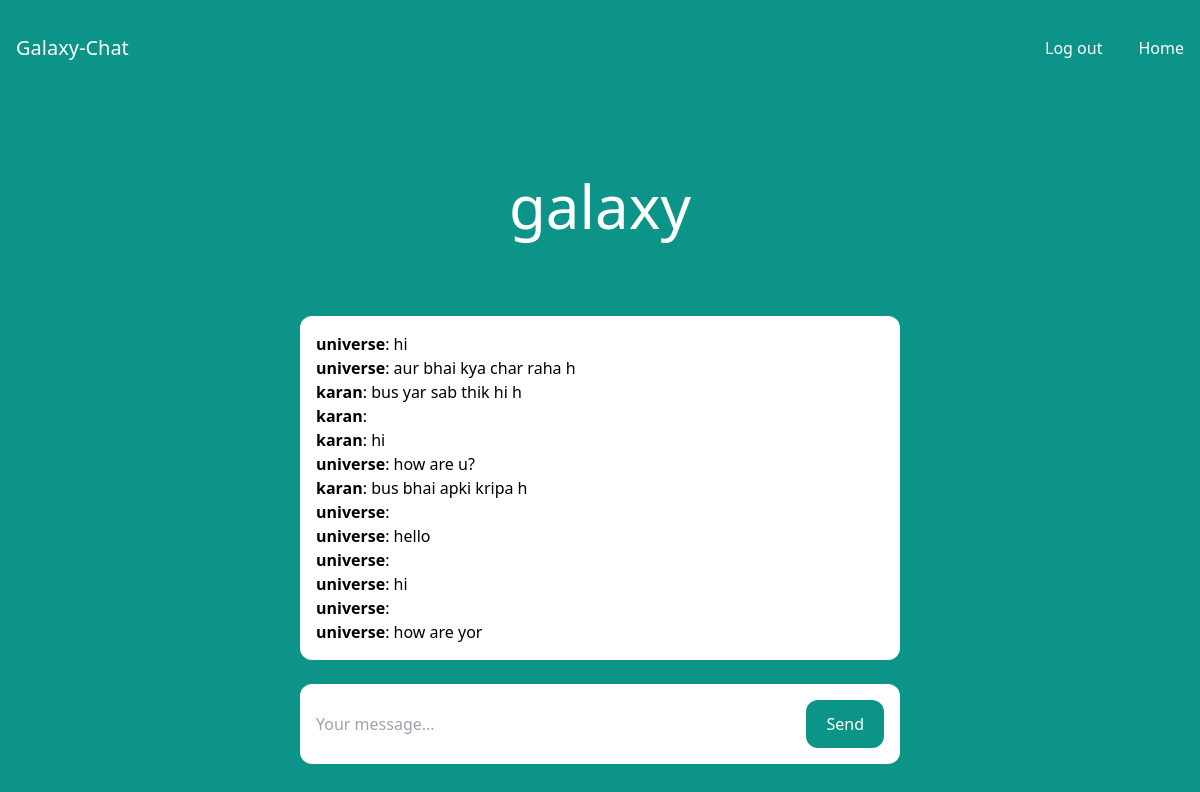
The page /rooms/1/ (signed in) on the database its author committed.
### room/models.py (models this page shows, shortened)
class Room(models.Model):
    name = models.CharField(max_length=255)
    slug = models.SlugField(unique=True)

class Message(models.Model):
    room = models.ForeignKey(Room, related_name='messages', on_delete=models.CASCADE)
    user = models.ForeignKey(User, related_name='messages', on_delete=models.CASCADE)
    content = models.TextField()
    date_added = models.DateTimeField(auto_now_add=True)
    class Meta:
        ordering = ('date_added',)

### room/views.py (the view)
# urls.py: path('rooms/', include('room.urls')),
@login_required
def room(request, slug):
    room = Room.objects.get(slug=slug)
    messages = Message.objects.filter(room=room)[0:25]
    return render(request, 'room/room.html', {'room': room, 'messages': messages})

### room/templates/room/room.html (shortened to what this page needs)
{% extends 'core/base2.html' %}
{% load static %}
{% block content %}
<div class="p-10 lg:p-20 text-center">
    <h1 class="text-3xl lg:text-6xl text-white">{{ room.name }}</h1>
</div>
<div class="lg:w-2/4 mx-4 lg:mx-auto p-4 bg-white rounded-xl">
    <div class="chat-messages space-y-3" id="chat-messages">
        {% for m in messages %}<b>{{ m.user.username }}</b>: {{ m.content }}<br>{% endfor %}
    </div>
</div>
<div class="lg:w-2/4 mt-6 mx-4 lg:mx-auto p-4 bg-white rounded-xl">
    <form method="post" action="." class="flex">
        <input type="text" name="content" class="flex-1 mr-3" placeholder="Your message..." id="chat-message-input">
        <button
            class="px-5 py-3 rounded-xl text-white bg-teal-600 hover:bg-teal-700"
            id="chat-message-submit"
        >Send</button>
    </form>
</div>
{% endblock %}

### core/templates/core/base2.html (shortened to what this page needs)
{% load static %}
<!DOCTYPE html>
<html>
    <head>
        <script src="https://cdn.tailwindcss.com"></script>
    </head>
    <body class="bg-teal-600">
        <nav class="flex items-center justify-between px-4 py-6 bg-black-200">
            <div>
                <a href="/" class="text-xl text-white">Galaxy-Chat</a>
            </div>
            <div class="flex items-center space-x-4">
                {% if request.user.is_authenticated %}
                    <a href="/logout/" class="px-5 py-3 rounded-xl text-white bg-black-600 hover:bg-red-700">Log out</a>
                    <a href="/home" class="text-white hover:text-gray-200 ">Home</a>
                {% else %}
                    <a href="/login/" class="text-white hover:text-gray-200">Log in</a>
                    <a href="/signup/" class="px-5 py-3 rounded-xl text-white bg-teal-600 hover:bg-teal-700">Sign up</a>
                {% endif %}
            </div>
        </nav>
        {% block content %}
        {% endblock %}
    </body>
</html>

### rows shown on the page
Room: name "galaxy"
Message: user.username "universe", content "hi"
Message: user.username "universe", content "aur bhai kya char raha h"
Message: user.username "karan", content "bus yar sab thik hi h"
Message: user.username "karan"
Message: user.username "karan", content "hi"
Message: user.username "universe", content "how are u?"
Message: user.username "karan", content "bus bhai apki kripa h"
Message: user.username "universe"
Message: user.username "universe", content "hello"
Message: user.username "universe"
Message: user.username "universe", content "hi"
Message: user.username "universe"
Message: user.username "universe", content "how are yor"
